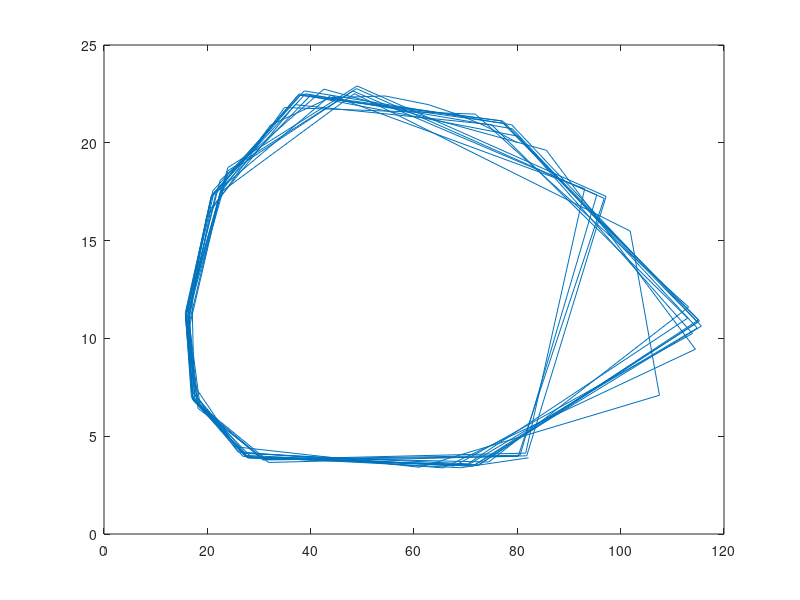

This chart was generated by the following MATLAB code:
function res = lotka()
t = linspace(0,1000,100000);
V0 = [80,20];
res = ode45(@rate_func,t,V0);

plot(res.y(1,:),res.y(2,:))
end
function res = rate_func(t,V)
% Unpack variables
x = V(1);
y = V(2);
% Define constants and coefficients
a = 0.1;
b = 0.01;
c = 0.1;
d = 0.002;

% Equations
dxdt = a*x - b*x*y;
dydt = -c*y + d*x*y;

res = [dxdt;dydt];
end